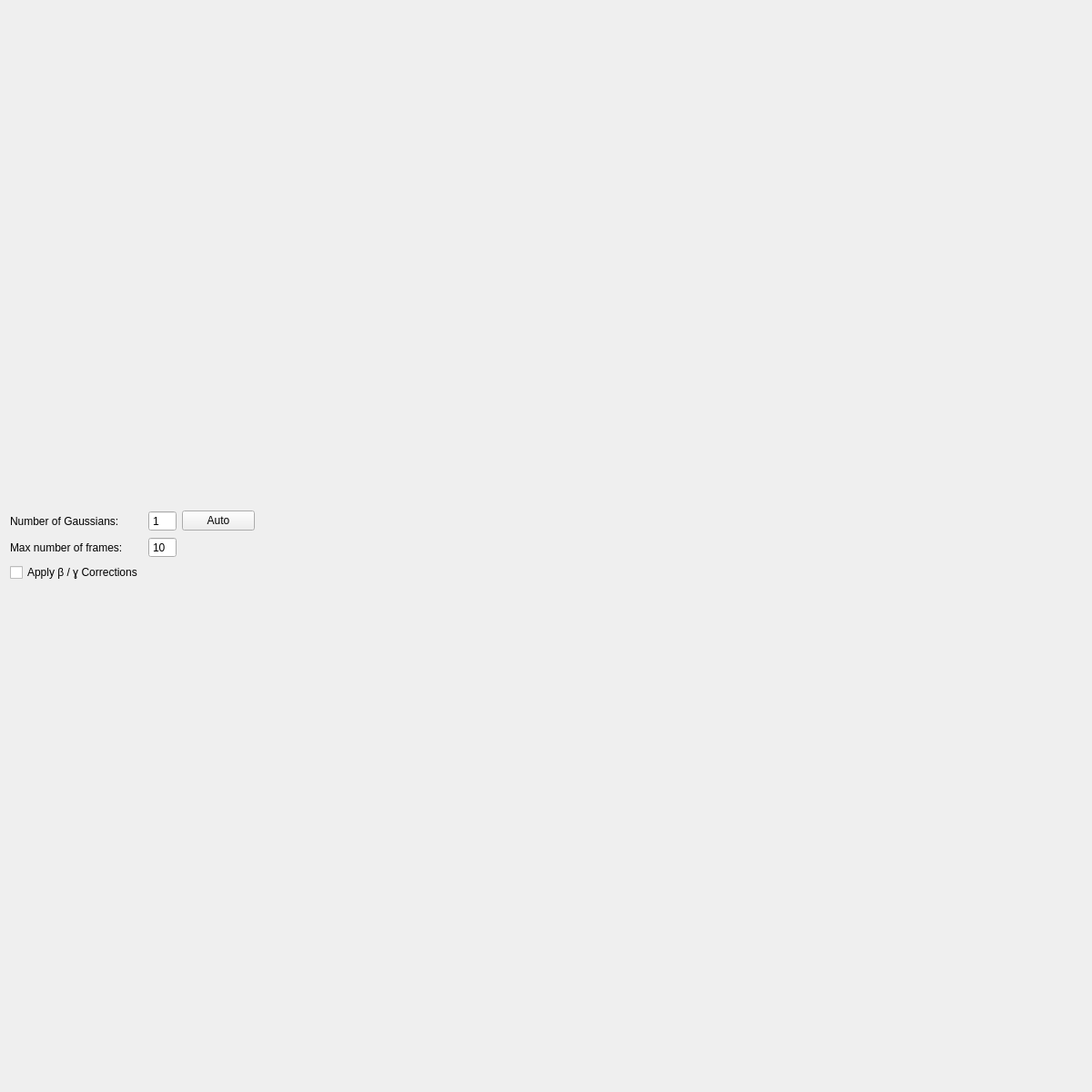
<?xml version="1.0" encoding="UTF-8"?>
<ui version="4.0">
 <class>HistogramWindow</class>
 <widget class="QMainWindow" name="HistogramWindow">
  <property name="geometry">
   <rect>
    <x>0</x>
    <y>0</y>
    <width>1200</width>
    <height>1200</height>
   </rect>
  </property>
  <property name="sizePolicy">
   <sizepolicy hsizetype="Minimum" vsizetype="Minimum">
    <horstretch>0</horstretch>
    <verstretch>0</verstretch>
   </sizepolicy>
  </property>
  <property name="minimumSize">
   <size>
    <width>1200</width>
    <height>1200</height>
   </size>
  </property>
  <property name="maximumSize">
   <size>
    <width>5000</width>
    <height>2000</height>
   </size>
  </property>
  <property name="baseSize">
   <size>
    <width>1200</width>
    <height>1200</height>
   </size>
  </property>
  <property name="windowTitle">
   <string>Histogram</string>
  </property>
  <property name="windowOpacity">
   <double>1.000000000000000</double>
  </property>
  <property name="autoFillBackground">
   <bool>false</bool>
  </property>
  <property name="documentMode">
   <bool>false</bool>
  </property>
  <property name="dockNestingEnabled">
   <bool>false</bool>
  </property>
  <property name="unifiedTitleAndToolBarOnMac">
   <bool>false</bool>
  </property>
  <widget class="QWidget" name="centralWidget">
   <layout class="QGridLayout" name="gridLayout_2">
    <item row="2" column="0">
     <layout class="QVBoxLayout" name="mpl_LayoutBox">
      <property name="spacing">
       <number>6</number>
      </property>
      <property name="sizeConstraint">
       <enum>QLayout::SetNoConstraint</enum>
      </property>
      <property name="leftMargin">
       <number>0</number>
      </property>
      <property name="topMargin">
       <number>0</number>
      </property>
      <property name="rightMargin">
       <number>0</number>
      </property>
      <property name="bottomMargin">
       <number>0</number>
      </property>
     </layout>
    </item>
    <item row="0" column="0">
     <layout class="QGridLayout" name="gridLayout">
      <item row="0" column="0">
       <widget class="QLabel" name="label">
        <property name="text">
         <string>Number of Gaussians:</string>
        </property>
       </widget>
      </item>
      <item row="0" column="1">
       <widget class="QSpinBox" name="gaussianSpinBox">
        <property name="minimumSize">
         <size>
          <width>0</width>
          <height>21</height>
         </size>
        </property>
        <property name="frame">
         <bool>true</bool>
        </property>
        <property name="buttonSymbols">
         <enum>QAbstractSpinBox::NoButtons</enum>
        </property>
        <property name="keyboardTracking">
         <bool>true</bool>
        </property>
        <property name="minimum">
         <number>1</number>
        </property>
        <property name="maximum">
         <number>5</number>
        </property>
       </widget>
      </item>
      <item row="0" column="2">
       <widget class="QPushButton" name="gaussianAutoButton">
        <property name="text">
         <string>Auto</string>
        </property>
       </widget>
      </item>
      <item row="1" column="1">
       <widget class="QSpinBox" name="framesSpinBox">
        <property name="buttonSymbols">
         <enum>QAbstractSpinBox::NoButtons</enum>
        </property>
        <property name="keyboardTracking">
         <bool>false</bool>
        </property>
        <property name="minimum">
         <number>1</number>
        </property>
        <property name="maximum">
         <number>100</number>
        </property>
        <property name="value">
         <number>10</number>
        </property>
       </widget>
      </item>
      <item row="2" column="2">
       <widget class="QLabel" name="label_3">
        <property name="text">
         <string/>
        </property>
       </widget>
      </item>
      <item row="2" column="0">
       <widget class="QCheckBox" name="applyCorrectionsCheckBox">
        <property name="text">
         <string>Apply β / ɣ Corrections</string>
        </property>
       </widget>
      </item>
      <item row="1" column="0">
       <widget class="QLabel" name="label_2">
        <property name="text">
         <string>Max number of frames:</string>
        </property>
       </widget>
      </item>
      <item row="0" column="3">
       <spacer name="horizontalSpacer">
        <property name="orientation">
         <enum>Qt::Horizontal</enum>
        </property>
        <property name="sizeHint" stdset="0">
         <size>
          <width>40</width>
          <height>20</height>
         </size>
        </property>
       </spacer>
      </item>
     </layout>
    </item>
   </layout>
  </widget>
 </widget>
 <layoutdefault spacing="6" margin="11"/>
 <resources/>
 <connections/>
</ui>
